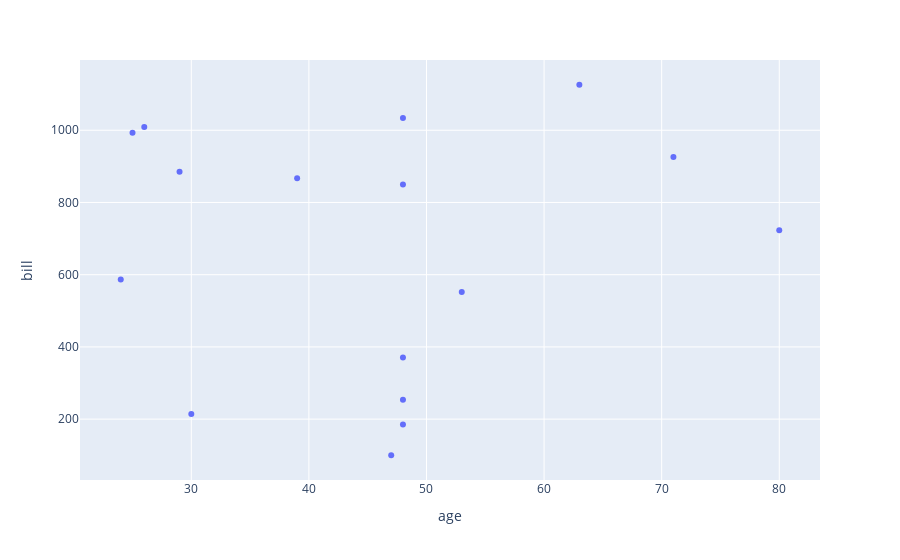

Here is the notebook cell this chart was saved with:
### Markdown cell above
# Задание 1

Загрузите из CSV-файла исходные данные о покупателях с веб-портала (до 15 строк). При необходимости преобразуйте данные. С помощью Seaborn и Plotly сформируйте диаграмму разброса зависимости возраста клиента от расходов (scatterplot).

### Code cell
import pandas as pd
import seaborn as sns
import matplotlib.pyplot as plt
import plotly.express as px

clients = pd.read_csv("web_clients_correct.csv", nrows=16)

def scatterplot_seaborn(df, x, y):
    scatterplot = sns.scatterplot(data=clients, x="age", y="bill")
    return scatterplot
scatterplot_seaborn(clients, "age", "bill")

def scatterplot_plotly(df, x, y):
    scatterplot = px.scatter(df, x=x, y=y)
    return scatterplot.show()
scatterplot_plotly(clients, "age", "bill")

### Figure 1 — Plotly figure (JSON) as saved in the notebook; plotly's stock layout.template omitted (floating-point values rounded to 4 significant figures)
{"data": [{"hovertemplate": "age=%{x}<br>bill=%{y}<extra></extra>", "legendgroup": "", "marker": {"color": "#636efa", "symbol": "circle"}, "mode": "markers", "name": "", "orientation": "v", "showlegend": false, "type": "scatter", "x": [29, 48, 48, 30, 25, 48, 63, 39, 53, 71, 47, 48, 24, 26, 80, 48], "xaxis": "x", "y": [885, 850, 1034, 214, 993, 371, 1126, 867, 552, 926, 100, 254, 587, 1009, 723, 185], "yaxis": "y"}], "layout": {"legend": {"tracegroupgap": 0}, "margin": {"t": 60}, "xaxis": {"anchor": "y", "domain": [0, 1], "title": {"text": "age"}}, "yaxis": {"anchor": "x", "domain": [0, 1], "title": {"text": "bill"}}}}
